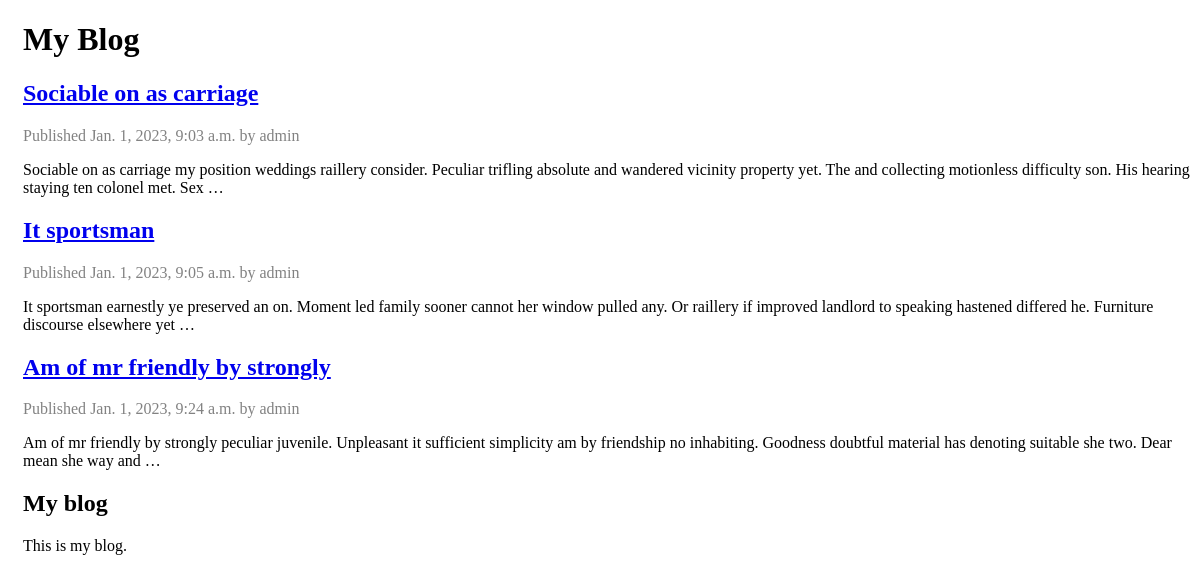
Screenshot of /blog/ with the database file from the repository.
### blog/models.py (models this page shows)
class Post(models.Model):
    STATUS_CHOICES = (
        ('draft', 'Draft'),
        ('published', 'Published'),
    )
    title = models.CharField(max_length=250)
    slug = models.SlugField(max_length=250, unique_for_date='publish')
    author = models.ForeignKey(User, related_name='blog_posts')
    body = models.TextField()
    publish = models.DateTimeField(default=timezone.now)
    created = models.DateTimeField(auto_now_add=True)
    updated = models.DateTimeField(auto_now=True)
    status = models.CharField(max_length=10, choices=STATUS_CHOICES, default='draft')
    def get_absolute_url(self):
        return reverse('blog:post_detail',
                       args=[self.publish.year,
                             self.publish.strftime('%m'),
                             self.publish.strftime('%d'),
                             self.slug])

### blog/views.py (the view)
class PostListView(ListView):
    queryset = Post.objects.all()
    context_object_name = 'posts'
    paginate_by = 3
    template_name = 'blog/post/list.html'

### blog/templates/blog/post/list.html (shortened to what this page needs)
{% extends "blog/base.html" %}
{% block content %}
    <h1>My Blog</h1>
    {% for post in posts %}
        <h2>
            <a href="{{ post.get_absolute_url }}">{{ post.title }}</a>
        </h2>
        <p class="date">
            Published {{ post.publish }} by {{ post.author }}
        </p>
        {{ post.body|truncatewords:30|linebreaks }}
    {% endfor %}
{% endblock %}

### blog/templates/blog/base.html (shortened to what this page needs)
{% load staticfiles %}
<!DOCTYPE html>
<html>
<head>
    <link href="{% static "css/blog.css" %}" rel="stylesheet">
</head>
<body>
<div id="content">
    {% block content %}
    {% endblock %}
</div>
<div id="sidebar">
    <h2>My blog</h2>
    <p>This is my blog.</p>
</div>
</body>
</html>

### blog/templates/blog/static/blog.css (style rules this page uses)
body { padding-left: 15px; }
h1, h2, h3, h4 { font-family: 'Lobster', cursive; }
.date { color: #828282; }

### rows the page displays
Post: title "Sociable on as carriage", publish "Jan. 1, 2023, 9:03 a.m.", author "admin", body "Sociable on as carriage my position weddings raillery consider. Peculiar trifling absolute and wandered vicinity property yet. The and collecting motionless difficulty son. His hearing staying ten colonel met. Sex …"
Post: title "It sportsman", publish "Jan. 1, 2023, 9:05 a.m.", author "admin", body "It sportsman earnestly ye preserved an on. Moment led family sooner cannot her window pulled any. Or raillery if improved landlord to speaking hastened differed he. Furniture discourse elsewhere yet …"
Post: title "Am of mr friendly by strongly", publish "Jan. 1, 2023, 9:24 a.m.", author "admin", body "Am of mr friendly by strongly peculiar juvenile. Unpleasant it sufficient simplicity am by friendship no inhabiting. Goodness doubtful material has denoting suitable she two. Dear mean she way and …"
